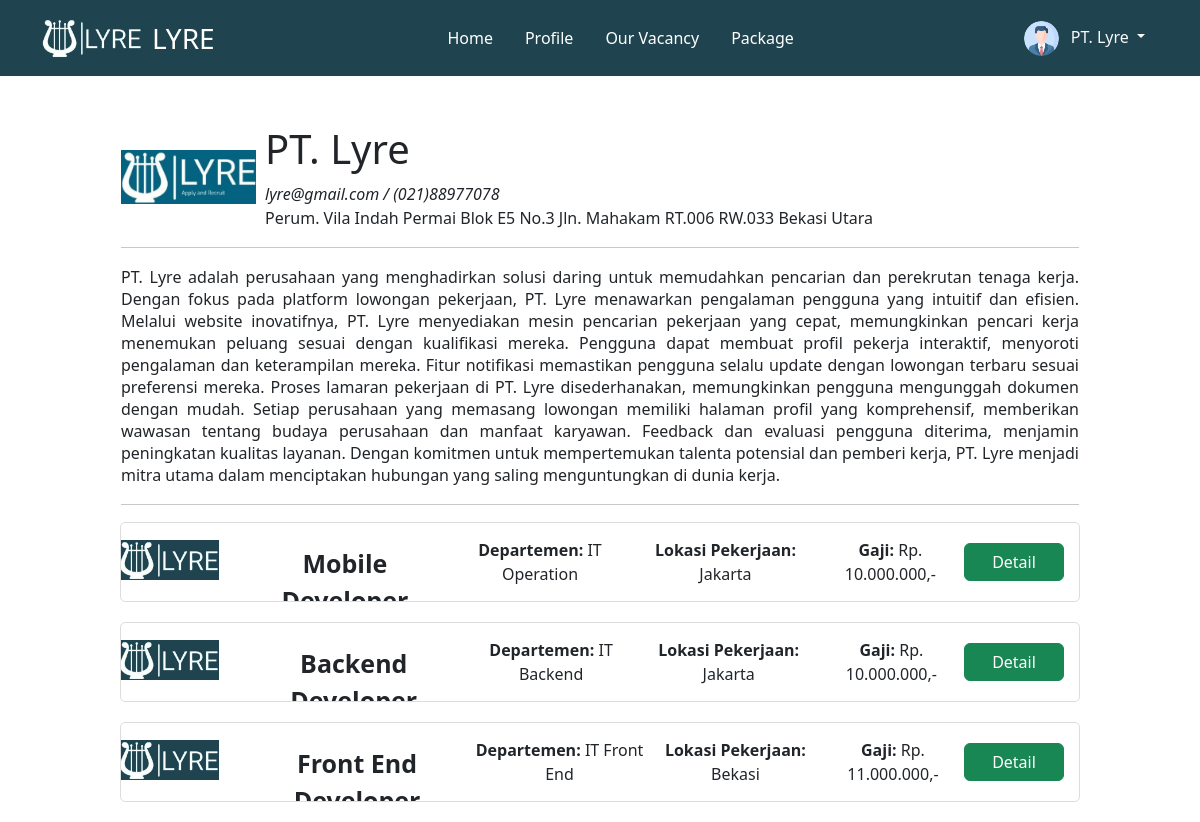
/company_profile.php (signed in), run on the app's committed database.
### tables this page shows
CREATE TABLE `perusahaan` (
  `id_perusahaan` int(11) NOT NULL,
  `nama_perusahaan` varchar(50) DEFAULT NULL,
  `email_perusahaan` varchar(50) DEFAULT NULL,
  `password` varchar(50) DEFAULT NULL,
  `nomor_telepon` varchar(20) DEFAULT NULL,
  `alamat_perusahaan` varchar(100) DEFAULT NULL,
  `deskripsi_perusahaan` mediumtext DEFAULT NULL,
  `status_akun` varchar(20) DEFAULT NULL,
  `kuota` int(5) DEFAULT NULL
);

CREATE TABLE `lowongan_pekerjaan` (
  `id_lowongan` int(11) NOT NULL,
  `id_perusahaan` int(11) DEFAULT NULL,
  `posisi` varchar(50) DEFAULT NULL,
  `departemen` varchar(50) NOT NULL,
  `deskripsi_pekerjaan` varchar(255) DEFAULT NULL,
  `gaji` int(20) DEFAULT NULL,
  `lokasi_pekerjaan` varchar(50) DEFAULT NULL,
  `tanggal_posting` date DEFAULT NULL
);

### company_profile.php (the view, shortened to what this page needs)
<?php
    include 'navbar.php';
    $id_perusahaan = $_SESSION['company']['id_perusahaan'];
    $sql = $koneksiPdo -> prepare("SELECT * FROM perusahaan where id_perusahaan = '$id_perusahaan'");
    $sql -> execute();
    $data = $sql -> fetch();
    $sql1 = $koneksiPdo -> prepare("SELECT * FROM lowongan_pekerjaan where id_perusahaan = '$id_perusahaan'");
    $sql1 -> execute();
?>
<!DOCTYPE html>
<html lang="en">
<head>
</head>
<body>
    <center>
    <div class="mt-5" style="width:80%;">
        <table width=100% border=0>
            <tr>
                <td rowspan='4' width="15%" class="pe-2"> <img src="assets/img/logo.png" width=100%> </td>
            </tr>
            <tr>
                <td> <h1> <?php echo $data['nama_perusahaan']; ?> </td>
            </tr>
            <tr>
                <td><i> <?php echo $data['email_perusahaan']; ?> / <?php echo $data['nomor_telepon']; ?> </td>
            </tr>
            <tr>
                <td> <?php echo $data['alamat_perusahaan']; ?> </td>
            </tr>
            <tr>
                <td colspan=3> <hr> </td>
            </tr>
            <tr>
                <td colspan=3> <div style="text-align: justify"> <?php echo $data['deskripsi_perusahaan']; ?></td>
            </tr>
            <tr>
                <td colspan=3> <hr> </td>
            </tr>
            </table>
            <?php while ($data1 = $sql1->fetch()) : ?>
    <div class="vacancy-container">
        <img src="assets\img\new_logo.png" class="img-vacancy">
        <div class="vacancy-details">
            <div class="vacancy-item-container">
            <div class="posisi"><?php echo $data1['posisi']; ?></div>
            <div><strong>Departemen:</strong> <?php echo $data1['departemen']; ?></div>
            <div><strong>Lokasi Pekerjaan:</strong> <?php echo $data1['lokasi_pekerjaan']; ?></div>
                <div><strong>Gaji:</strong> Rp. <?php echo number_format($data1['gaji'], 0, ",", "."); ?>,-</div>
                <div>
                    <?php
                    $id_lowongan = $data1['id_lowongan'];
                    echo "<a href='detail_lowongan.php?id_lowongan=$id_lowongan'>";
                    ?>
                    <button class="btn btn-success">Detail</button>
                    </a>
                </div>
            </div>
        </div>
    </div>
<?php endwhile; ?>
</div>
</body>
</html>

### assets/css/css.css (style rules this page uses)
.img-vacancy { margin-top: -4px; margin-left: -2px; width:150px; height:150px; border-radius: 20px; }
.posisi { height:20px; font-size: 25px; font-weight: bold; }
.vacancy-container { display: flex; align-items: center; border: 1px solid #ddd; border-radius: 5px; margin-bottom: 20px; overflow: hidden; }
.img-vacancy { width: 100px; height: auto; margin-right: 10px; border-radius: 0px; }
.vacancy-details { flex: 1; padding: 15px; }
.posisi { font-weight: bold; margin-bottom: 15px; }
.vacancy-item-container { display: flex; justify-content: space-between; align-items: center; }
.btn-success { width: 100px; }

### company_profile.php (style rules this page uses)
.vacancy-container { display: flex; align-items: center; border: 1px solid #ddd; border-radius: 5px; margin-bottom: 20px; overflow: hidden; }
.img-vacancy { width: 100px; height: auto; margin-right: 10px; border-radius: 0px; }
.vacancy-details { flex: 1; padding: 15px; }
.posisi { font-weight: bold; margin-bottom: 15px; }
.vacancy-item-container { display: flex; justify-content: space-between; align-items: center; }
.btn-success { width: 100px; }

### data on the page
perusahaan: nama_perusahaan "PT. Lyre", email_perusahaan "lyre@gmail.com", nomor_telepon "(021)88977078", alamat_perusahaan "Perum. Vila Indah Permai Blok E5 No.3 Jln. Mahakam RT.006 RW.033 Bekasi Utara", deskripsi_perusahaan "PT. Lyre adalah perusahaan yang menghadirkan solusi daring untuk memudahkan pencarian dan perekrutan tenaga kerja. Dengan fokus pada platform lowongan pekerjaan, PT. Lyre menawarkan pengalaman pengguna yang intuitif dan efisien. Melalui website inovatifnya, PT. Lyre menyediakan mesin pencarian pekerjaan yang cepat, memungkinkan pencari kerja menemukan peluang sesuai dengan kualifikasi mereka. Pengguna dapat membuat profil pekerja interaktif, menyoroti pengalaman dan keterampilan mereka. Fitur notifikasi memastikan pengguna selalu update dengan lowongan terbaru sesuai preferensi mereka. Proses lamaran pekerjaan di PT. Lyre disederhanakan, memungkinkan pengguna mengunggah dokumen dengan…"
lowongan_pekerjaan: posisi "Mobile…", departemen "IT Operation", lokasi_pekerjaan "Jakarta", gaji "10.000.000"
lowongan_pekerjaan: posisi "Backend…", departemen "IT Backend", lokasi_pekerjaan "Jakarta", gaji "10.000.000"
lowongan_pekerjaan: posisi "Front End…", departemen "IT Front End", lokasi_pekerjaan "Bekasi", gaji "11.000.000"

### other printed values
$_SESSION['company']['nama_perusahaan'] "PT. Lyre"
